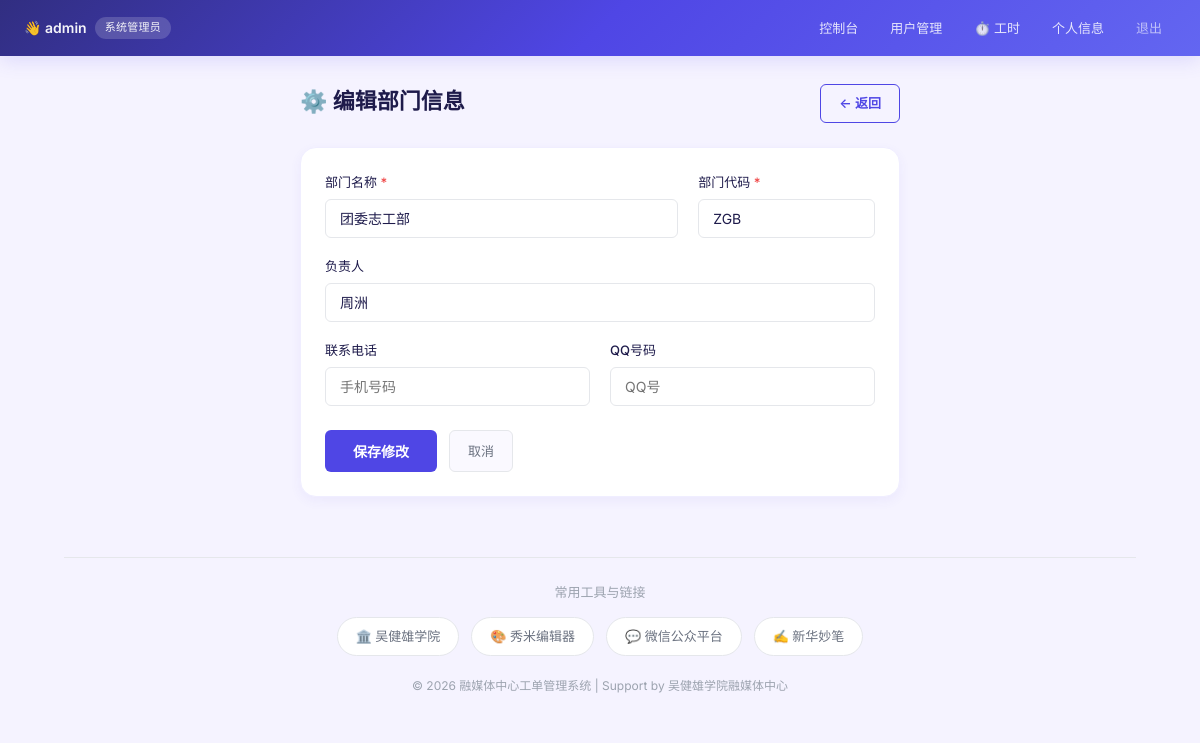
Page /edit_department/2 (signed in) on the committed database.
### tables this page shows
CREATE TABLE departments (
    id INTEGER PRIMARY KEY AUTOINCREMENT,
    name TEXT UNIQUE NOT NULL, -- 部门全称
    code TEXT UNIQUE NOT NULL  -- 部门唯一代码（如: MEDIA, SEU, WJX）
, head_name TEXT, phone TEXT, qq TEXT);

### app/routes/admin_routes.py (the view, shortened to what this page needs)
@admin_bp.route('/edit_department/<int:dept_id>', methods=['GET', 'POST'])
def edit_department(dept_id):
    if session.get('role') != 'admin': return redirect(url_for('login'))
    db = get_db()
    dept = db.execute('SELECT * FROM departments WHERE id = ?', (dept_id,)).fetchone()
    if not dept:
        flash("部门不存在")
        return redirect(url_for('admin_dashboard'))
    return render_template('edit_department.html', dept=dept)

### app/db.py (called while the page is built)
def get_db():
    if 'db' not in g:
        g.db = sqlite3.connect(current_app.config['DATABASE'])
        g.db.row_factory = sqlite3.Row
        g.db.execute("PRAGMA foreign_keys = ON")
    return g.db

### app/templates/edit_department.html
{% extends "layout.html" %}
{% block content %}
<div style="max-width: 600px; margin: 0 auto;">
    <div style="display: flex; justify-content: space-between; align-items: center; margin-bottom: 24px;">
        <h2>⚙️ 编辑部门信息</h2>
        <a href="{{ url_for('admin_dashboard') }}" class="btn-outline" style="padding: 8px 18px;">← 返回</a>
    </div>
    <div class="card">
        <form action="{{ url_for('edit_department', dept_id=dept.id) }}" method="post">
            <div style="display: flex; gap: 20px; margin-bottom: 18px;">
                <div style="flex: 2;">
                    <label>部门名称 <span class="text-red">*</span></label>
                    <input type="text" name="name" value="{{ dept.name }}" required>
                </div>
                <div style="flex: 1;">
                    <label>部门代码 <span class="text-red">*</span></label>
                    <input type="text" name="code" value="{{ dept.code }}" required
                        {% if dept.code == 'MEDIA' %}readonly title="核心部门代码不可修改"{% endif %}>
                </div>
            </div>
            <div class="form-group">
                <label>负责人</label>
                <input type="text" name="head_name" value="{{ dept.head_name or '' }}" placeholder="部门负责人姓名">
            </div>
            <div style="display: flex; gap: 20px; margin-bottom: 24px;">
                <div style="flex: 1;">
                    <label>联系电话</label>
                    <input type="text" name="phone" value="{{ dept.phone or '' }}" placeholder="手机号码">
                </div>
                <div style="flex: 1;">
                    <label>QQ号码</label>
                    <input type="text" name="qq" value="{{ dept.qq or '' }}" placeholder="QQ号">
                </div>
            </div>
            <div style="display: flex; gap: 12px;">
                <button type="submit" style="padding: 10px 28px;">保存修改</button>
                <a href="{{ url_for('admin_dashboard') }}" class="btn-ghost" style="padding: 10px 18px; text-decoration: none; display: inline-flex; align-items: center;">取消</a>
            </div>
        </form>
    </div>
</div>
{% endblock %}

### app/templates/layout.html (style rules this page uses)
:root { --primary: #4f46e5; --primary-light: #6366f1; --primary-dark: #4338ca; --primary-bg: rgba(79, 70, 229, 0.06); --accent-green: #10b981; --accent-green-bg: rgba(16, 185, 129, 0.08); --accent-amber: #f59e0b; --accent-amber-bg: rgba(245, 158, 11, 0.08); --accent-red: #ef4444; --accent-red-bg: rgba(239, 68, 68, 0.06); --accent-sky: #0ea5e9; --accent-sky-bg: rgba(14, 165, 233, 0.06); --text-primary: #1e1b4b; --text-secondary: #6b7280; --text-muted: #9ca3af; --bg-body: #f5f3ff; --bg-card: #ffffff; --bg-section: #faf9ff; --border-light: #e5e7eb; --border-subtle: #f0eeff; --shadow-sm: 0 1px 2px rgba(0,0,0,0.04); --shadow-md: 0 4px 12px rgba(79,70,229,0.06); --shadow-lg: 0 8px 30px rgba(79,70,229,0.08); --radius-sm: 6px; --radius-md: 10px; --radius-lg: 16px; --radius-full: 9999px; --transition: all 0.2s cubic-bezier(0.4, 0, 0.2, 1); }
* { box-sizing: border-box; }
body { font-family: 'Inter', -apple-system, BlinkMacSystemFont, 'Segoe UI', sans-serif; margin: 0; background: var(--bg-body); color: var(--text-primary); line-height: 1.6; -webkit-font-smoothing: antialiased; }
h2 { color: var(--text-primary); font-size: 22px; font-weight: 700; margin: 0 0 4px; border: none; padding: 0; }
.card { background: var(--bg-card); border-radius: var(--radius-lg); padding: 24px; box-shadow: var(--shadow-md); border: 1px solid var(--border-subtle); margin-bottom: 24px; }
.form-group { margin-bottom: 18px; }
label { display: block; margin-bottom: 6px; font-weight: 500; font-size: 13px; color: var(--text-primary); }
input[type="text"], input[type="password"], input[type="date"], input[type="number"], select, textarea { width: 100%; padding: 10px 14px; border: 1.5px solid var(--border-light); border-radius: var(--radius-sm); box-sizing: border-box; font-size: 14px; font-family: inherit; color: var(--text-primary); background: var(--bg-card); transition: var(--transition); }
button, .btn-primary, .btn-danger { display: inline-flex; align-items: center; justify-content: center; gap: 6px; font-family: inherit; font-weight: 600; border: none; border-radius: var(--radius-sm); cursor: pointer; transition: var(--transition); text-decoration: none; white-space: nowrap; }
button { background: var(--primary); color: white; padding: 10px 22px; font-size: 14px; }
.btn-outline { background: transparent; color: var(--primary); padding: 6px 16px; font-size: 13px; border: 1.5px solid var(--primary); border-radius: var(--radius-sm); font-weight: 600; cursor: pointer; transition: var(--transition); text-decoration: none; display: inline-flex; align-items: center; gap: 5px; }
.btn-ghost { display: inline-flex; align-items: center; justify-content: center; background: var(--bg-section); color: var(--text-secondary); padding: 6px 14px; font-size: 13px; border: 1px solid var(--border-light); border-radius: var(--radius-sm); font-weight: 500; cursor: pointer; transition: var(--transition); text-decoration: none; }
.text-red { color: var(--accent-red); }

### rows in the picture
departments: name "团委志工部", code "ZGB", head_name "周洲"

### other values in the picture
{{ session.username }} "admin"
